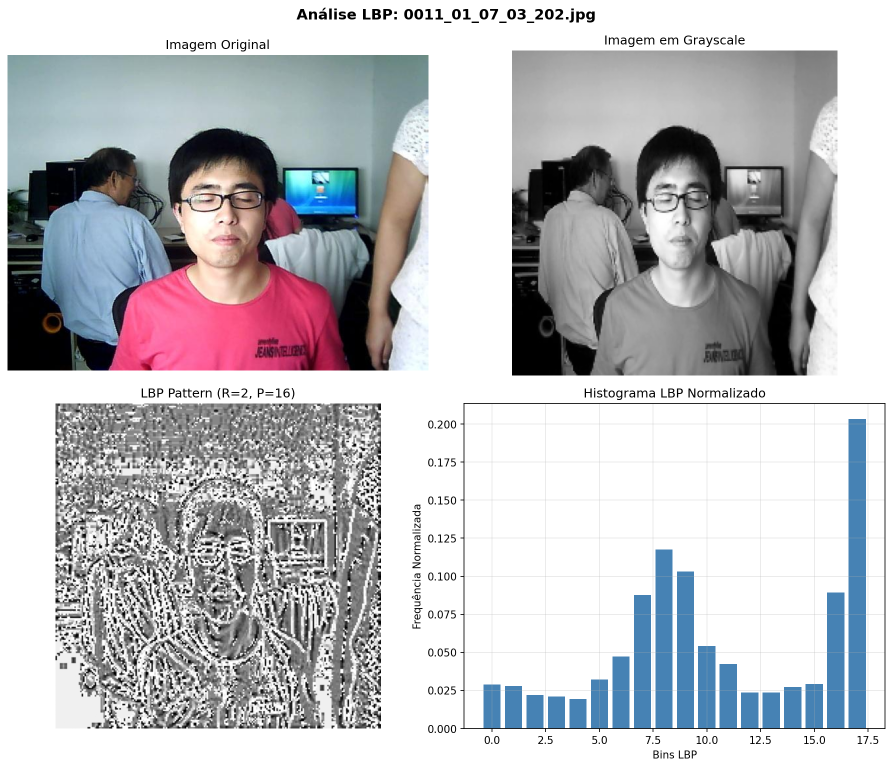
#> input picture Metodo_1/visualizations/01_single_image_lbp.png, 1784 x 1535 px (shown at 1/2 size)
$ python -i visualize_lbp.py   (imports and definitions only)
#> lines starting #> are read from the running program, lines starting #| are printed output that depends on the picture
"""
Visualização das features LBP extraídas pelo extract_lbp.py
Mostra:
- Imagens originais vs. imagens LBP
- Histogramas LBP
- Comparação entre imagens reais e falsas
"""

from pathlib import Path
import os
import random

import cv2
import numpy as np
import matplotlib.pyplot as plt
from skimage.feature import local_binary_pattern


def extract_lbp_image(image_path, radius=2, n_points=None, method="uniform", resize_to=(224, 224)):
    """
    Extrai a imagem LBP (não apenas o histograma).
    """
#> called with image_path = 'visualizations/01_single_image_lbp.png', radius = 2, method = 'uniform', resize_to = (224, 224)
    if n_points is None:
        n_points = 8 * radius

    img = cv2.imread(str(image_path))
#> img is the input picture: shape (1535, 1784, 3); mean B, G, R 193.2, 189.3, 189.2
    if img is None:
        raise ValueError(f"Não foi possível ler a imagem: {image_path}")

    gray = cv2.cvtColor(img, cv2.COLOR_BGR2GRAY)
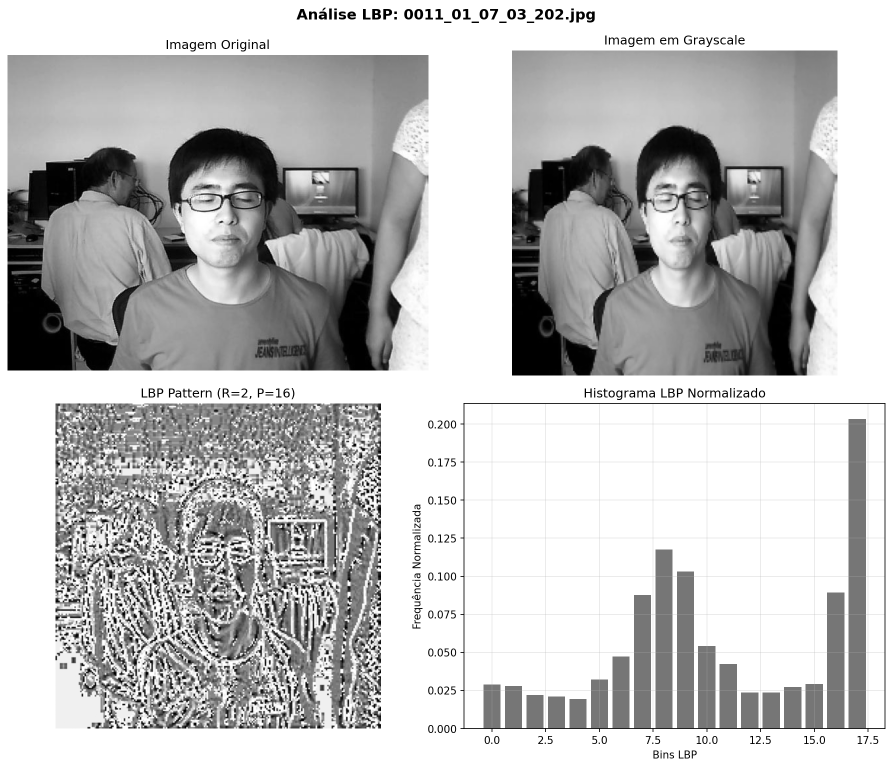
#> gray: shape (1535, 1784) (shown at 1/2 size); min 0, max 255, mean 189.7

    if resize_to is not None:
        gray = cv2.resize(gray, resize_to)
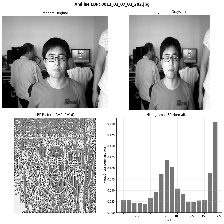
#> gray: shape (224, 224); min 0, max 255, mean 189.6

    lbp = local_binary_pattern(gray, n_points, radius, method)
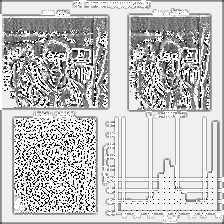
#> lbp: shape (224, 224) float64; min 0, max 17, mean 12.93; drawn with min black and max white

    # Também retorna o histograma
    n_bins = int(lbp.max() + 1)
#> n_bins = 18
    hist, _ = np.histogram(
        lbp.ravel(),
        bins=n_bins,
        range=(0, n_bins),
        density=True
    )
#> hist = 18 values, max 0.354 at index 16, min 0.00769 at index 4, mean 0.0556

    return img, gray, lbp, hist


def visualize_single_image(image_path, radius=2, n_points=None, method="uniform"):
    """
    Visualiza uma única imagem: original, grayscale, LBP e histograma.
    """
    img, gray, lbp, hist = extract_lbp_image(image_path, radius, n_points, method)

    # Converter BGR para RGB para matplotlib
    img_rgb = cv2.cvtColor(img, cv2.COLOR_BGR2RGB)

    fig, axes = plt.subplots(2, 2, figsize=(12, 10))

    # Imagem original
    axes[0, 0].imshow(img_rgb)
    axes[0, 0].set_title('Imagem Original')
    axes[0, 0].axis('off')

    # Imagem em tons de cinza
    axes[0, 1].imshow(gray, cmap='gray')
    axes[0, 1].set_title('Imagem em Grayscale')
    axes[0, 1].axis('off')

    # Imagem LBP
    axes[1, 0].imshow(lbp, cmap='gray')
    axes[1, 0].set_title(f'LBP Pattern (R={radius}, P={n_points or 8*radius})')
    axes[1, 0].axis('off')

    # Histograma LBP
    axes[1, 1].bar(range(len(hist)), hist, color='steelblue')
    axes[1, 1].set_title('Histograma LBP Normalizado')
    axes[1, 1].set_xlabel('Bins LBP')
    axes[1, 1].set_ylabel('Frequência Normalizada')
    axes[1, 1].grid(True, alpha=0.3)

    plt.tight_layout()
    plt.suptitle(f'Análise LBP: {Path(image_path).name}', y=1.02, fontsize=14, fontweight='bold')
    return fig


# [208 lines left out: functions compare_real_vs_fake, compare_histograms, main, not called in this run]


# [2 lines not run here, left out]

>>> result = visualize_single_image('visualizations/01_single_image_lbp.png')
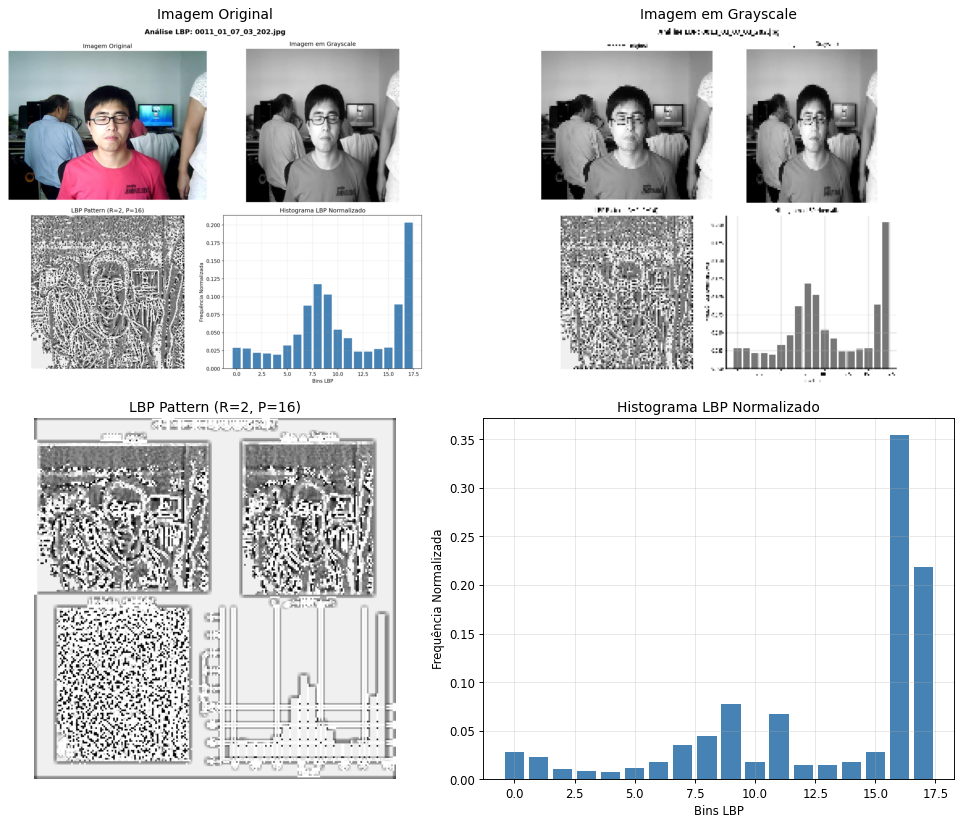
#> figure drawn by matplotlib, 4 panels; panel 4: tallest bar 0.354 high, from x = 15.6 to 16.4

$ run again, on contagem_real_pastas.png
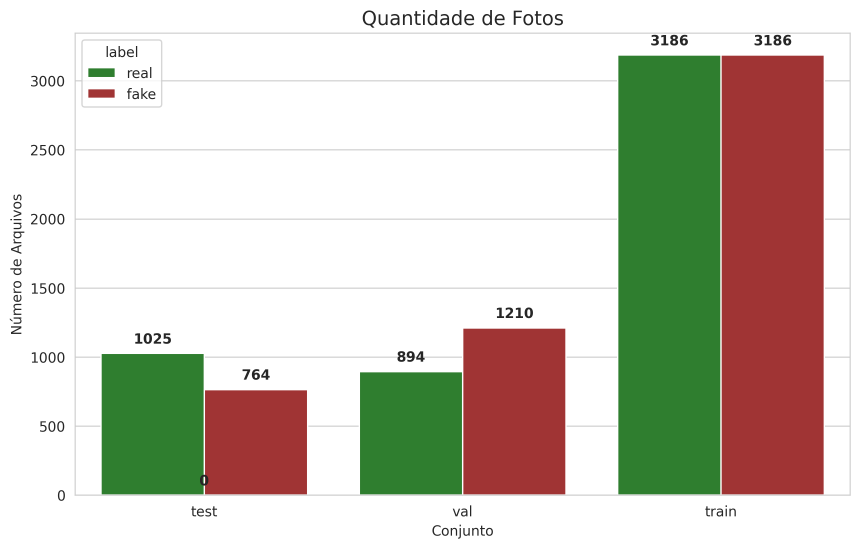
#> input picture contagem_real_pastas.png, 2580 x 1645 px (shown at 1/3 size)
#> in extract_lbp_image, img is the input picture: shape (1645, 2580, 3); mean B, G, R 189.9, 201.9, 206.4
#> in extract_lbp_image, `lbp = local_binary_pattern(gray, n_points, radius, method)`:
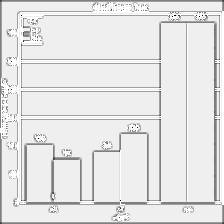
#> lbp: shape (224, 224) float64; min 1, max 17, mean 15.32; drawn with min black and max white
#> n_bins = 18
#> in extract_lbp_image, `hist, _ = np.histogram( lbp.ravel(), bins=n_bins, range=(0, n_bins), d..`: hist = 18 values, max 0.782 at index 16, min 0 at index 0, mean 0.0556
#> `result = visualize_single_image('visualizations/01_single_image_lbp.pn..`:
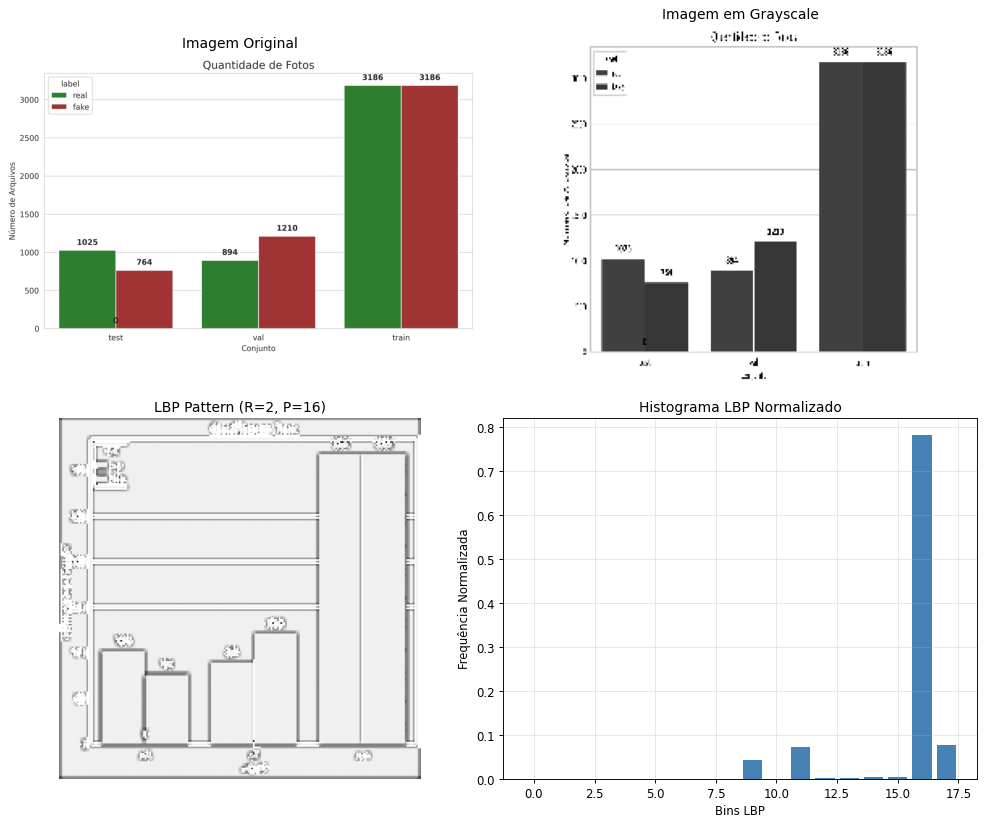
#> figure drawn by matplotlib, 4 panels; panel 4: tallest bar 0.782 high, from x = 15.6 to 16.4
